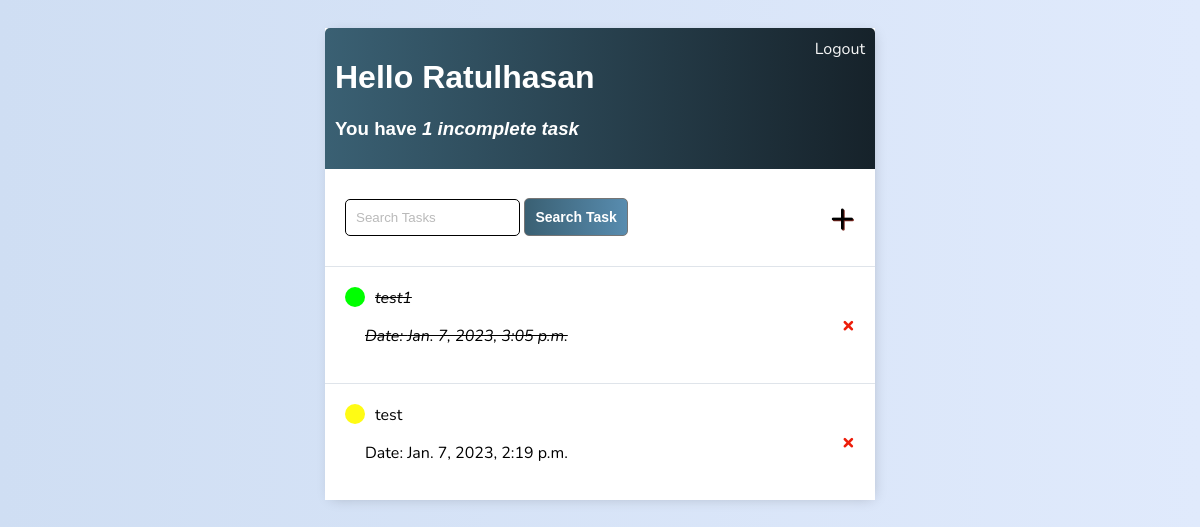
The page / (signed in) on the database as committed earlier.
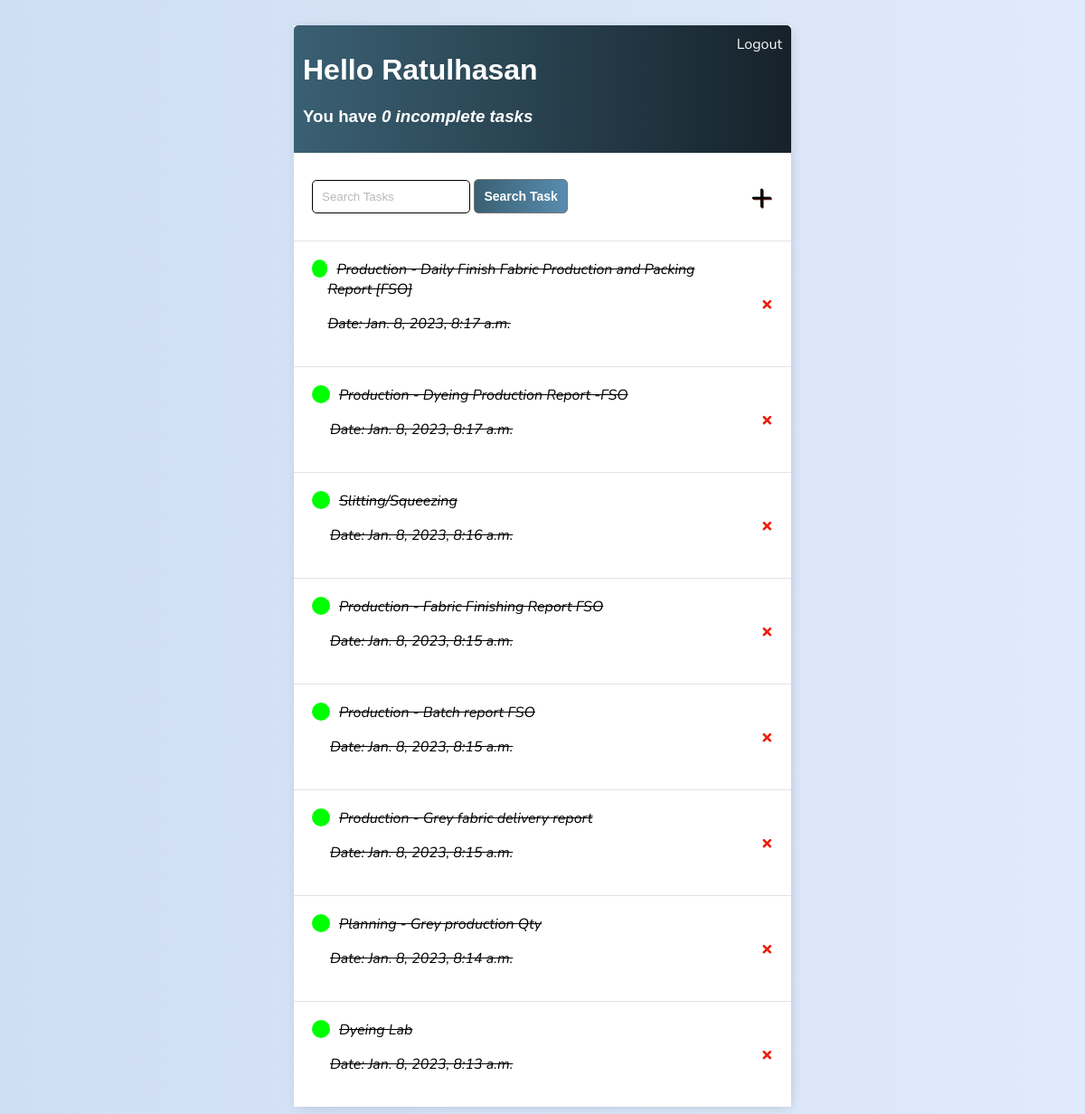
The same page on the database as committed later.
### todo/models.py (models this page shows)
class Task(models.Model):
    user = models.ForeignKey(User, on_delete=models.CASCADE, null=True, blank=True)
    title = models.CharField(max_length=200, null=True)
    description = models.TextField(null=True, blank=True)
    complete = models.BooleanField(default=False)
    created = models.DateTimeField(auto_now_add=True)
    def __str__(self):
        return self.title
    class Meta:
        ordering = ['-created']

### todo/views.py (the view)
# urls.py: path('', TaskList.as_view(), name="task"),
class TaskList(LoginRequiredMixin, ListView):
    model = Task
    context_object_name = 'task'
    def get_context_data(self, **kwargs):
        context = super().get_context_data(**kwargs)
        context['task'] = context['task'].filter(user=self.request.user)
        context['count'] = context['task'].filter(complete=False).count()
        search_input = self.request.GET.get('search-area') or ''
        if search_input:
            context['task'] = context['task'].filter(title__icontains = search_input)
            context['search_input'] = search_input
        return context

### todo/templates/todo/task_list.html
{% extends 'todo/main.html' %}
{% block content %}
<div class="header-bar">
    <div>
        <h1>Hello {{ request.user|title }}</h1>
        <h3>You have <i>{{ count }} incomplete task{{ count|pluralize:'s' }}</i></h3>
    </div>
    {% if request.user.is_authenticated %}
    <a href="{% url 'logout' %}">Logout</a>
    {% else %}
    <a href="{% url 'login' %}">Login</a>
{% endif %}
</div>
<div id="search-add-wrapper">
    <form action="" method="get">
        <input type="text" name="search-area" placeholder="Search Tasks ">
        <input class="button" type="submit" value="Search Task">
    </form>
    <a id="add-link" href="{% url 'task-create' %}">&#x2b;</a>
</div>
<div class="card-bdy">
    <div class="task-items-wrapper">
        {% for tasks in task %}
        <div class="task-wrapper">
            {% if tasks.complete %}
            <div class="task-title">
                <div class="task-complete-icon"></div>
                <i><s><a href="{% url 'tasks-update' tasks.id%}">{{ tasks }}</a> <p class="dateCreated">Date: {{tasks.created}}</p></s></i>
            </div>
            <a class="delete-link" href="{% url 'tasks-delete' tasks.id %}">&#215;</a>
            {% else %}
            <div class="task-title">
                <div class="task-incomplete-icon"></div>
                <div><a href="{% url 'tasks-update' tasks.id%}">{{ tasks }}</a> <p class="dateCreated">Date: {{tasks.created}}</p></div>
            </div>
            <a class="delete-link" href="{% url 'tasks-delete' tasks.id %}">&#215;</a>
            {% endif %}
        </div>
        {% empty %}
        <h3>No items in list</h3>
        <a href="{% url 'task-create' %}">Add New Item</a>
        {% endfor %}
    </div>
</div>
{% endblock content %}

### todo/templates/todo/main.html (shortened to what this page needs)
<!DOCTYPE html>
<html lang="en">
<head>
</head>
<body>
    <div class="container">
        {% block content %}
        {% endblock content %}
    </div>
</body>
</html>

### todo/templates/todo/main.html (style rules this page uses)
body { background: -webkit-linear-gradient(to right, #CFDEF3, #E0EAFC); background: linear-gradient(to right, #CFDEF3, #E0EAFC); font-family: 'Nunito', sans-serif; padding-top: 20px; }
.container { max-width: 550px; margin: auto; background-color: #fff; -webkit-box-shadow: 2px 2px 13px -4px rgba(0, 0, 0, 0.21); box-shadow: 2px 2px 13px -4px rgba(0, 0, 0, 0.21); }
.header-bar { display: flex; justify-content: space-between; color: #fff; padding: 10px; border-radius: 5px 5px 0 0; background: #16222A; background: -webkit-linear-gradient(to right, #3A6073, #16222A); background: linear-gradient(to right, #3A6073, #16222A); }
h1, h2, h3, h4, h5, h6 { font-family: 'Raleway', sans-serif; }
.task-wrapper { display: flex; align-items: center; justify-content: space-between; background-color: #fff; border-top: 1px solid #dfe4ea; overflow: hidden; }
.task-title { display: flex; padding: 20px; }
.task-title a { text-decoration: none; color: #000000; margin-left: 10px; }
.task-complete-icon { height: 20px; width: 20px; background-color: rgb(0, 255, 0); border-radius: 50%; }
.delete-link { text-decoration: none; font-weight: 900; color: #ed1d0a; font-size: 22px; line-height: 0; padding: 20px 20px; }
.header-bar a { color: rgb(247, 247, 247); text-decoration: none; }
#search-add-wrapper { display: flex; justify-content: space-between; align-items: center; padding: 20px; }
input[type=text], input[type=password], textarea { border: 1px solid #000000; border-radius: 5px; padding: 10px; width: 50%; }
::placeholder { font-weight: 300; opacity: 0.5; }
.button { border: 1px solid #757575; color: rgb(255, 255, 255); padding: 10px; font-size: 14px; border-radius: 5px; cursor: pointer; font-weight: bold; background: -webkit-linear-gradient(to right, #3A6073, #7194ac); background: linear-gradient(to right, #3A6073, #588caf); }
#add-link { color: #000000; text-decoration: none; font-size: 42px; text-shadow: 1px 1px #78261e; }

Rows that differ between the two databases and show on the page:
removed Task: title "test1", created "Jan. 7, 2023, 3:05 p.m."
removed Task: title "test", created "Jan. 7, 2023, 2:19 p.m."
added Task: title "Production - Daily Finish Fabric Production and Packing Report [FSO]", created "Jan. 8, 2023, 8:17 a.m."
added Task: title "Production - Dyeing Production Report -FSO", created "Jan. 8, 2023, 8:17 a.m."
added Task: title "Slitting/Squeezing", created "Jan. 8, 2023, 8:16 a.m."
added Task: title "Production - Fabric Finishing Report FSO", created "Jan. 8, 2023, 8:15 a.m."
added Task: title "Production - Batch report FSO", created "Jan. 8, 2023, 8:15 a.m."
added Task: title "Production - Grey fabric delivery report", created "Jan. 8, 2023, 8:15 a.m."
added Task: title "Planning - Grey production Qty", created "Jan. 8, 2023, 8:14 a.m."
added Task: title "Dyeing Lab", created "Jan. 8, 2023, 8:13 a.m."
Other text that changed with them:
{{ count }}: "1" → "0"
